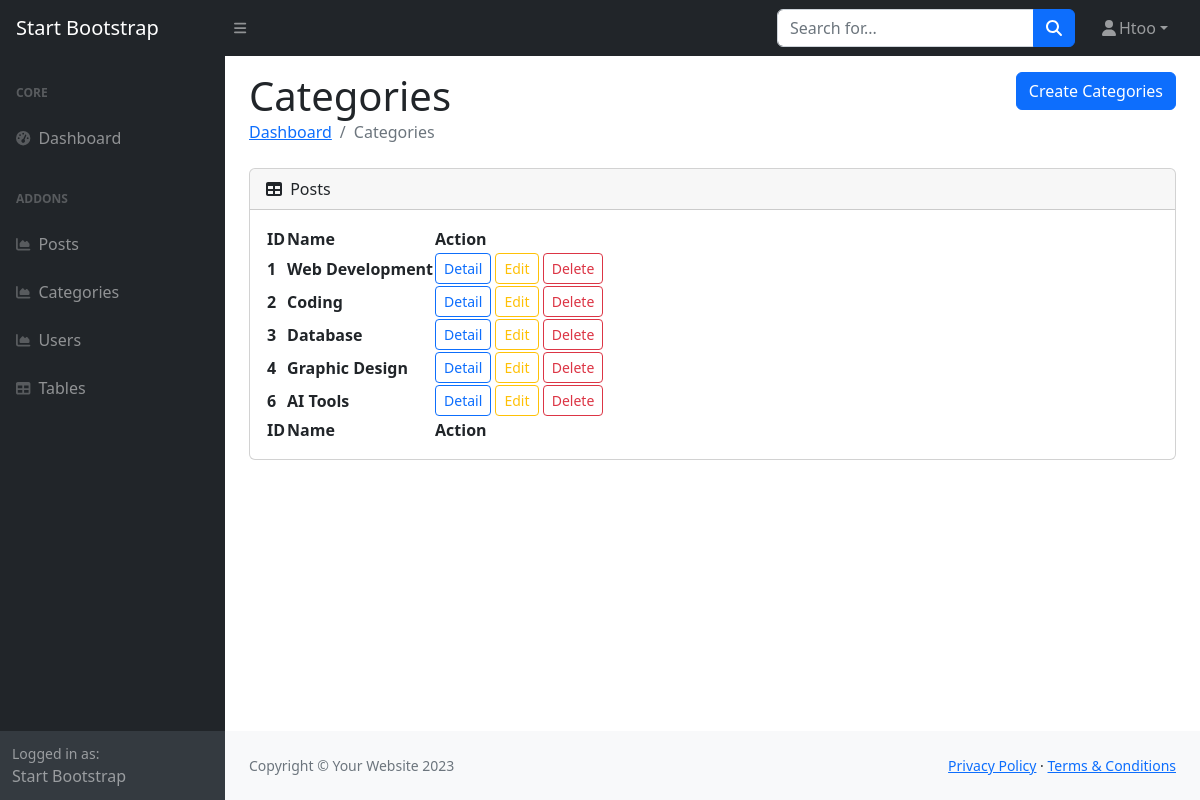
The page /admin/categories.php (signed in) on the database its author committed.
### tables this page shows
CREATE TABLE `categories` (
  `id` int(11) NOT NULL,
  `name` varchar(255) NOT NULL
);

### admin/categories.php (the view, shortened to what this page needs)
<?php
    if(isset($_SESSION['user_id'])){
    include "../dbconnect.php";
    if($_SERVER['REQUEST_METHOD']=='POST'){
        $id = $_POST['categoryID'];
        echo $id;
        $sql = "DELETE FROM categories WHERE id = :category_id";
        $stmt = $conn -> prepare($sql);
        $stmt -> bindParam(':category_id',$id);
        $stmt -> execute();
        header('Location: categories.php');
    }else{
        include "layouts/nav_sidebar.php";
        $sql = "SELECT * FROM categories";
        $stmt = $conn -> prepare($sql);
        $stmt -> execute();
        $categories_data = $stmt -> fetchAll();
    }
?>
                <main>
                    <div class="container-fluid px-4">
                        <div class="mt-3">
                            <h1 class="mt-4 d-inline">Categories</h1>
                            <a href="create_category.php" class=" btn btn-primary float-end">Create Categories</a>
                        </div>
                        <ol class="breadcrumb mb-4">
                            <li class="breadcrumb-item"><a href="index.php">Dashboard</a></li>
                            <li class="breadcrumb-item active">Categories</li>
                        </ol>
                        <div class="card mb-4">
                            <div class="card-header">
                                <i class="fas fa-table me-1"></i>
                                Posts
                            </div>
                            <div class="card-body">
                                <table id="datatablesSimple">
                                    <thead>
                                        <tr>
                                            <th>ID</th>
                                            <th>Name</th>
                                            <th>Action</th>
                                        </tr>
                                    </thead>
                                    <tfoot>
                                            <tr>
                                                <th>ID</th>
                                                <th>Name</th>
                                                <th>Action</th>
                                            </tr>
                                    </tfoot>
                                    <tbody>
                                        <?php
                                            foreach($categories_data as $category){
                                        ?>
                                            <tr>
                                                <th><?= $category['id'] ?></th>
                                                <th><?= $category['name'] ?></th>
                                                <th>
                                                    <a href="../detail.php" class="btn btn-sm btn-outline-primary">Detail</a>
                                                    <a href="edit_category.php?id=<?= $category['id'] ?>" class="btn btn-sm btn-outline-warning">Edit</a>
                                                    <button type="button" class="btn btn-sm btn-outline-danger delete" data-category_id="<?= $category['id'] ?>">Delete</a>
                                                </th>
                                            </tr>
                                        <?php
                                            }
                                        ?>
                                    </tbody>
                                </table>
                            </div>
                        </div>
                    </div>
                </main>
<?php
    include "layouts/footer.php";
}else{
    header('location: ../index.php');
}
?>

### rows shown on the page
categories: id "1", name "Web Development"
categories: id "2", name "Coding"
categories: id "3", name "Database"
categories: id "4", name "Graphic Design"
categories: id "6", name "AI Tools"

### other values the page prints
$_SESSION['user_name'] "Htoo"
